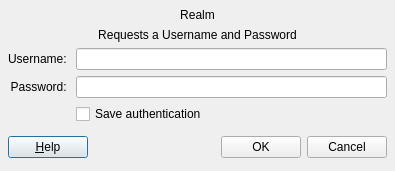
<ui version="4.0" >
 <author></author>
 <comment></comment>
 <exportmacro></exportmacro>
 <class>Login</class>
 <widget class="QDialog" name="Login" >
  <property name="geometry" >
   <rect>
    <x>0</x>
    <y>0</y>
    <width>395</width>
    <height>171</height>
   </rect>
  </property>
  <property name="windowTitle" >
   <string>Login</string>
  </property>
  <layout class="QGridLayout" >
   <property name="margin" >
    <number>8</number>
   </property>
   <property name="spacing" >
    <number>6</number>
   </property>
   <item row="4" column="1" >
    <widget class="QCheckBox" name="checkSaveAuth" >
     <property name="text" >
      <string>Save authentication</string>
     </property>
    </widget>
   </item>
   <item row="5" column="1" >
    <spacer>
     <property name="orientation" >
      <enum>Qt::Vertical</enum>
     </property>
     <property name="sizeHint" >
      <size>
       <width>20</width>
       <height>20</height>
      </size>
     </property>
    </spacer>
   </item>
   <item row="2" column="1" >
    <widget class="QLineEdit" name="editUsername" />
   </item>
   <item row="3" column="0" >
    <widget class="QLabel" name="labelPassword" >
     <property name="text" >
      <string>Password: </string>
     </property>
     <property name="alignment" >
      <set>Qt::AlignRight|Qt::AlignTrailing|Qt::AlignVCenter</set>
     </property>
    </widget>
   </item>
   <item row="1" column="0" colspan="2" >
    <widget class="QLabel" name="labelNeed" >
     <property name="text" >
      <string>Requests a Username and Password</string>
     </property>
     <property name="alignment" >
      <set>Qt::AlignCenter</set>
     </property>
    </widget>
   </item>
   <item row="0" column="0" colspan="2" >
    <widget class="QLabel" name="labelRealm" >
     <property name="text" >
      <string>Realm</string>
     </property>
     <property name="alignment" >
      <set>Qt::AlignCenter</set>
     </property>
    </widget>
   </item>
   <item row="2" column="0" >
    <widget class="QLabel" name="labelUserName" >
     <property name="text" >
      <string>Username: </string>
     </property>
     <property name="alignment" >
      <set>Qt::AlignRight|Qt::AlignTrailing|Qt::AlignVCenter</set>
     </property>
    </widget>
   </item>
   <item row="3" column="1" >
    <widget class="QLineEdit" name="editPassword" >
     <property name="echoMode" >
      <enum>QLineEdit::Password</enum>
     </property>
    </widget>
   </item>
   <item row="6" column="0" colspan="2" >
    <layout class="QHBoxLayout" >
     <property name="margin" >
      <number>0</number>
     </property>
     <property name="spacing" >
      <number>6</number>
     </property>
     <item>
      <widget class="QPushButton" name="buttonHelp" >
       <property name="text" >
        <string>&amp;Help</string>
       </property>
       <property name="shortcut" >
        <string>F1</string>
       </property>
       <property name="autoDefault" >
        <bool>true</bool>
       </property>
      </widget>
     </item>
     <item>
      <spacer>
       <property name="orientation" >
        <enum>Qt::Horizontal</enum>
       </property>
       <property name="sizeHint" >
        <size>
         <width>91</width>
         <height>31</height>
        </size>
       </property>
      </spacer>
     </item>
     <item>
      <widget class="QPushButton" name="buttonOk" >
       <property name="text" >
        <string>OK</string>
       </property>
      </widget>
     </item>
     <item>
      <widget class="QPushButton" name="buttonCancel" >
       <property name="text" >
        <string>Cancel</string>
       </property>
      </widget>
     </item>
    </layout>
   </item>
  </layout>
  <widget class="QWidget" name="layoutWidget" >
   <property name="geometry" >
    <rect>
     <x>9</x>
     <y>277</y>
     <width>411</width>
     <height>33</height>
    </rect>
   </property>
  </widget>
  <widget class="QWidget" name="" >
   <property name="geometry" >
    <rect>
     <x>9</x>
     <y>9</y>
     <width>385</width>
     <height>100</height>
    </rect>
   </property>
  </widget>
 </widget>
 <pixmapfunction></pixmapfunction>
 <resources/>
 <connections>
  <connection>
   <sender>buttonOk</sender>
   <signal>clicked()</signal>
   <receiver>Login</receiver>
   <slot>accept()</slot>
   <hints>
    <hint type="sourcelabel" >
     <x>278</x>
     <y>253</y>
    </hint>
    <hint type="destinationlabel" >
     <x>96</x>
     <y>254</y>
    </hint>
   </hints>
  </connection>
  <connection>
   <sender>buttonCancel</sender>
   <signal>clicked()</signal>
   <receiver>Login</receiver>
   <slot>reject()</slot>
   <hints>
    <hint type="sourcelabel" >
     <x>369</x>
     <y>253</y>
    </hint>
    <hint type="destinationlabel" >
     <x>179</x>
     <y>282</y>
    </hint>
   </hints>
  </connection>
 </connections>
</ui>
